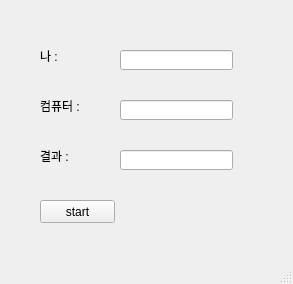
<?xml version="1.0" encoding="UTF-8"?>
<ui version="4.0">
 <class>MainWindow</class>
 <widget class="QMainWindow" name="MainWindow">
  <property name="geometry">
   <rect>
    <x>0</x>
    <y>0</y>
    <width>293</width>
    <height>284</height>
   </rect>
  </property>
  <property name="windowTitle">
   <string>MainWindow</string>
  </property>
  <widget class="QWidget" name="centralwidget">
   <widget class="QLabel" name="label">
    <property name="geometry">
     <rect>
      <x>40</x>
      <y>50</y>
      <width>56</width>
      <height>12</height>
     </rect>
    </property>
    <property name="text">
     <string>나 : </string>
    </property>
   </widget>
   <widget class="QLabel" name="label_2">
    <property name="geometry">
     <rect>
      <x>40</x>
      <y>100</y>
      <width>56</width>
      <height>12</height>
     </rect>
    </property>
    <property name="text">
     <string>컴퓨터 : </string>
    </property>
   </widget>
   <widget class="QLabel" name="label_3">
    <property name="geometry">
     <rect>
      <x>40</x>
      <y>150</y>
      <width>56</width>
      <height>12</height>
     </rect>
    </property>
    <property name="text">
     <string>결과 : </string>
    </property>
   </widget>
   <widget class="QLineEdit" name="mine">
    <property name="geometry">
     <rect>
      <x>120</x>
      <y>50</y>
      <width>113</width>
      <height>20</height>
     </rect>
    </property>
   </widget>
   <widget class="QLineEdit" name="com">
    <property name="geometry">
     <rect>
      <x>120</x>
      <y>100</y>
      <width>113</width>
      <height>20</height>
     </rect>
    </property>
   </widget>
   <widget class="QLineEdit" name="result">
    <property name="geometry">
     <rect>
      <x>120</x>
      <y>150</y>
      <width>113</width>
      <height>20</height>
     </rect>
    </property>
   </widget>
   <widget class="QPushButton" name="btn">
    <property name="geometry">
     <rect>
      <x>40</x>
      <y>200</y>
      <width>75</width>
      <height>23</height>
     </rect>
    </property>
    <property name="text">
     <string>start</string>
    </property>
   </widget>
  </widget>
  <widget class="QMenuBar" name="menubar">
   <property name="geometry">
    <rect>
     <x>0</x>
     <y>0</y>
     <width>293</width>
     <height>21</height>
    </rect>
   </property>
  </widget>
  <widget class="QStatusBar" name="statusbar"/>
 </widget>
 <resources/>
 <connections/>
</ui>
